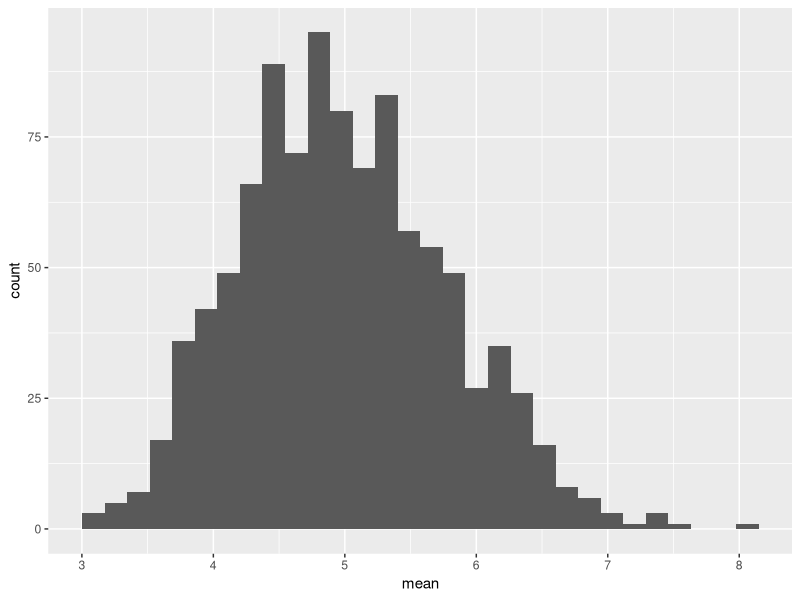
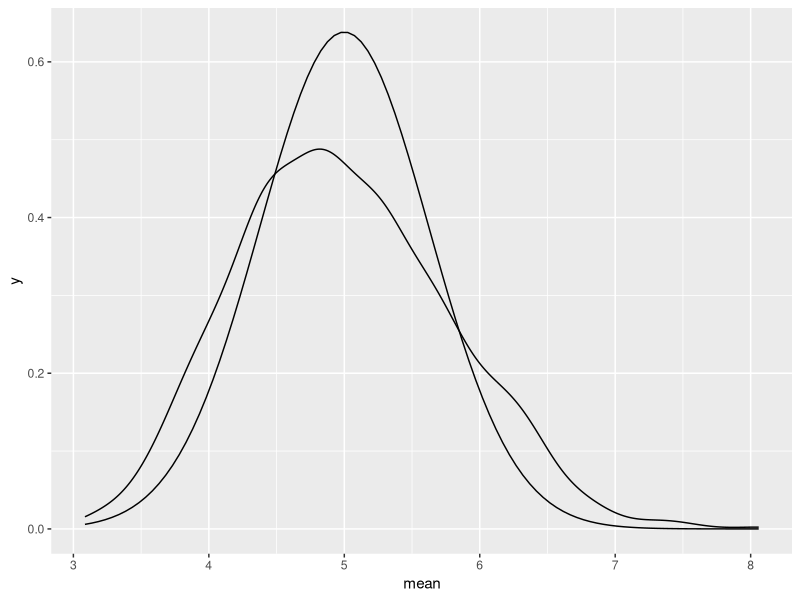

Here is the R script that generated these plots, in order:
library(tidyverse)
set.seed(1)
nosim <- 1000
n <- 40
lambda <- 0.2
theor_values <- 1/lambda
sample <- matrix(rexp(nosim * n, rate = lambda), nosim) %>%
        apply(1, mean) %>%
        as_data_frame()
names(sample) <- c("mean")
#sample <- mutate(sample, binwidth = (max(mean)-min(mean))/30, numbins = (mean-min(mean))/binwidth, bin = ceiling(numbins)) %>%
#        arrange(mean)
sample_mean <- mean(sample$mean)
sample_var_R <- var(sample$mean)
sample_var_theor <- theor_values^2/n
sample_sd_theor <- sqrt(sample_var_theor)

## Plotting Histogram
ggplot(sample, aes(x = mean)) +
        geom_histogram(bins = 30)

## Plotting Density Functions
ggplot(sample, aes(x = mean)) +
        geom_density(kernel = "gaussian") +
        stat_function(fun = dnorm, args = list(mean = theor_values, sd = sample_var_theor))
#        scale_y_continuous(breaks = NULL)